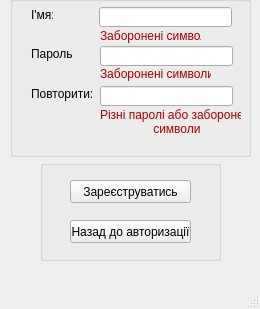
<?xml version="1.0" encoding="UTF-8"?>
<ui version="4.0">
 <class>Reg</class>
 <widget class="QMainWindow" name="Reg">
  <property name="geometry">
   <rect>
    <x>0</x>
    <y>0</y>
    <width>260</width>
    <height>309</height>
   </rect>
  </property>
  <property name="minimumSize">
   <size>
    <width>260</width>
    <height>309</height>
   </size>
  </property>
  <property name="maximumSize">
   <size>
    <width>260</width>
    <height>309</height>
   </size>
  </property>
  <property name="windowTitle">
   <string>Реєстрація</string>
  </property>
  <widget class="QWidget" name="centralwidget">
   <widget class="QGroupBox" name="groupBox">
    <property name="geometry">
     <rect>
      <x>10</x>
      <y>-4</y>
      <width>241</width>
      <height>161</height>
     </rect>
    </property>
    <property name="title">
     <string/>
    </property>
    <widget class="QLineEdit" name="lineEdit_2">
     <property name="geometry">
      <rect>
       <x>90</x>
       <y>50</y>
       <width>133</width>
       <height>20</height>
      </rect>
     </property>
    </widget>
    <widget class="QLineEdit" name="lineEdit">
     <property name="geometry">
      <rect>
       <x>89</x>
       <y>11</y>
       <width>133</width>
       <height>20</height>
      </rect>
     </property>
    </widget>
    <widget class="QLineEdit" name="lineEdit_3">
     <property name="geometry">
      <rect>
       <x>90</x>
       <y>90</y>
       <width>133</width>
       <height>20</height>
      </rect>
     </property>
    </widget>
    <widget class="QLabel" name="label">
     <property name="geometry">
      <rect>
       <x>21</x>
       <y>11</y>
       <width>22</width>
       <height>16</height>
      </rect>
     </property>
     <property name="text">
      <string>І'мя:</string>
     </property>
    </widget>
    <widget class="QLabel" name="label_2">
     <property name="geometry">
      <rect>
       <x>21</x>
       <y>50</y>
       <width>41</width>
       <height>16</height>
      </rect>
     </property>
     <property name="text">
      <string>Пароль:</string>
     </property>
    </widget>
    <widget class="QLabel" name="label_3">
     <property name="geometry">
      <rect>
       <x>21</x>
       <y>90</y>
       <width>98</width>
       <height>16</height>
      </rect>
     </property>
     <property name="text">
      <string>Повторити:</string>
     </property>
    </widget>
    <widget class="QLabel" name="label_4">
     <property name="geometry">
      <rect>
       <x>90</x>
       <y>30</y>
       <width>101</width>
       <height>20</height>
      </rect>
     </property>
     <property name="palette">
      <palette>
       <active>
        <colorrole role="WindowText">
         <brush brushstyle="SolidPattern">
          <color alpha="255">
           <red>170</red>
           <green>0</green>
           <blue>0</blue>
          </color>
         </brush>
        </colorrole>
       </active>
       <inactive>
        <colorrole role="WindowText">
         <brush brushstyle="SolidPattern">
          <color alpha="255">
           <red>170</red>
           <green>0</green>
           <blue>0</blue>
          </color>
         </brush>
        </colorrole>
       </inactive>
       <disabled>
        <colorrole role="WindowText">
         <brush brushstyle="SolidPattern">
          <color alpha="255">
           <red>120</red>
           <green>120</green>
           <blue>120</blue>
          </color>
         </brush>
        </colorrole>
       </disabled>
      </palette>
     </property>
     <property name="text">
      <string>Заборонені символи</string>
     </property>
    </widget>
    <widget class="QLabel" name="label_5">
     <property name="geometry">
      <rect>
       <x>90</x>
       <y>70</y>
       <width>111</width>
       <height>16</height>
      </rect>
     </property>
     <property name="palette">
      <palette>
       <active>
        <colorrole role="WindowText">
         <brush brushstyle="SolidPattern">
          <color alpha="255">
           <red>170</red>
           <green>0</green>
           <blue>0</blue>
          </color>
         </brush>
        </colorrole>
       </active>
       <inactive>
        <colorrole role="WindowText">
         <brush brushstyle="SolidPattern">
          <color alpha="255">
           <red>170</red>
           <green>0</green>
           <blue>0</blue>
          </color>
         </brush>
        </colorrole>
       </inactive>
       <disabled>
        <colorrole role="WindowText">
         <brush brushstyle="SolidPattern">
          <color alpha="255">
           <red>120</red>
           <green>120</green>
           <blue>120</blue>
          </color>
         </brush>
        </colorrole>
       </disabled>
      </palette>
     </property>
     <property name="text">
      <string>Заборонені символи</string>
     </property>
    </widget>
    <widget class="QLabel" name="label_6">
     <property name="geometry">
      <rect>
       <x>90</x>
       <y>110</y>
       <width>141</width>
       <height>31</height>
      </rect>
     </property>
     <property name="palette">
      <palette>
       <active>
        <colorrole role="WindowText">
         <brush brushstyle="SolidPattern">
          <color alpha="255">
           <red>170</red>
           <green>0</green>
           <blue>0</blue>
          </color>
         </brush>
        </colorrole>
       </active>
       <inactive>
        <colorrole role="WindowText">
         <brush brushstyle="SolidPattern">
          <color alpha="255">
           <red>170</red>
           <green>0</green>
           <blue>0</blue>
          </color>
         </brush>
        </colorrole>
       </inactive>
       <disabled>
        <colorrole role="WindowText">
         <brush brushstyle="SolidPattern">
          <color alpha="255">
           <red>120</red>
           <green>120</green>
           <blue>120</blue>
          </color>
         </brush>
        </colorrole>
       </disabled>
      </palette>
     </property>
     <property name="lineWidth">
      <number>2</number>
     </property>
     <property name="text">
      <string>Різні паролі або заборонені 
                символи</string>
     </property>
     <property name="textFormat">
      <enum>Qt::PlainText</enum>
     </property>
     <property name="scaledContents">
      <bool>false</bool>
     </property>
    </widget>
   </widget>
   <widget class="QGroupBox" name="groupBox_2">
    <property name="geometry">
     <rect>
      <x>40</x>
      <y>160</y>
      <width>181</width>
      <height>101</height>
     </rect>
    </property>
    <property name="title">
     <string/>
    </property>
    <widget class="QPushButton" name="pushButton_2">
     <property name="geometry">
      <rect>
       <x>30</x>
       <y>20</y>
       <width>121</width>
       <height>23</height>
      </rect>
     </property>
     <property name="text">
      <string>Зареєструватись</string>
     </property>
    </widget>
    <widget class="QPushButton" name="pushButton">
     <property name="geometry">
      <rect>
       <x>30</x>
       <y>60</y>
       <width>121</width>
       <height>23</height>
      </rect>
     </property>
     <property name="text">
      <string>Назад до авторизації</string>
     </property>
    </widget>
   </widget>
   <zorder>groupBox_2</zorder>
   <zorder>groupBox</zorder>
  </widget>
  <widget class="QMenuBar" name="menubar">
   <property name="geometry">
    <rect>
     <x>0</x>
     <y>0</y>
     <width>260</width>
     <height>21</height>
    </rect>
   </property>
  </widget>
  <widget class="QStatusBar" name="statusbar"/>
 </widget>
 <resources/>
 <connections/>
</ui>
